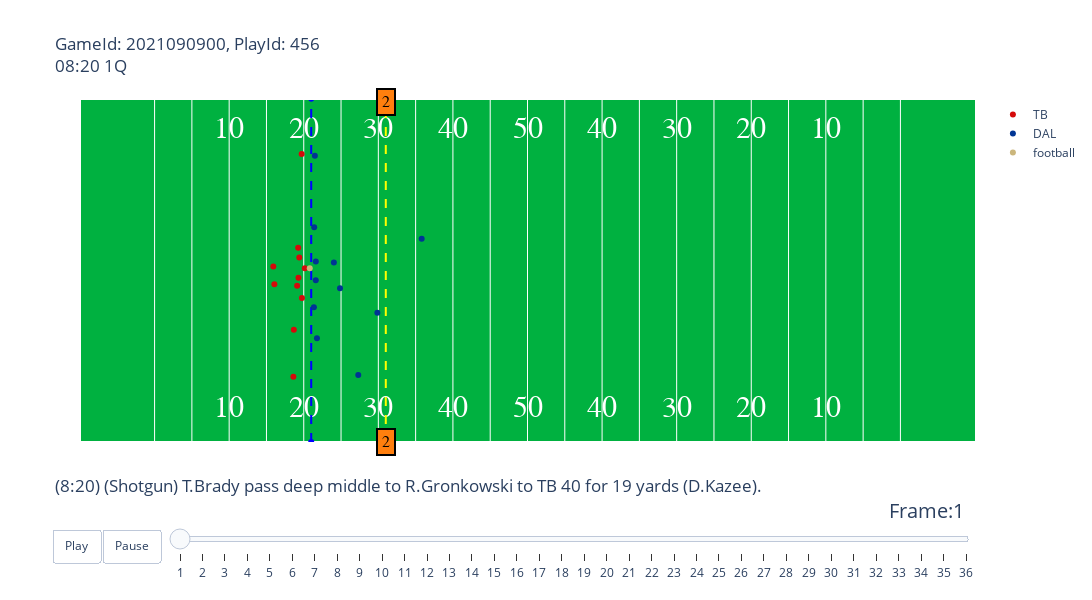

The cell this chart's notebook holds for it:
### Markdown cell above
<font size="5">Check Out Individual Plays</font>

### Code cell
#Choose A Game and Play
gameId = 2021090900
playId = 456

#Run Animate Plays Function
animate_play(week1, plays, players, pffScout, gameId, playId)

### Figure 1 — Plotly figure (JSON) as saved in the notebook; plotly's stock layout.template omitted (floating-point values rounded to 4 significant figures)
{"data": [{"hoverinfo": "none", "mode": "text", "showlegend": false, "text": ["10", "20", "30", "40", "50", "40", "30", "20", "10"], "textfont": {"color": "#ffffff", "family": "Courier New, monospace", "size": 30}, "type": "scatter", "x": [20, 30, 40, 50, 60, 70, 80, 90, 100], "y": [5, 5, 5, 5, 5, 5, 5, 5, 5]}, {"hoverinfo": "none", "mode": "text", "showlegend": false, "text": ["10", "20", "30", "40", "50", "40", "30", "20", "10"], "textfont": {"color": "#ffffff", "family": "Courier New, monospace", "size": 30}, "type": "scatter", "x": [20, 30, 40, 50, 60, 70, 80, 90, 100], "y": [48.5, 48.5, 48.5, 48.5, 48.5, 48.5, 48.5, 48.5, 48.5]}, {"hoverinfo": "none", "line": {"color": "blue", "dash": "dash"}, "showlegend": false, "type": "scatter", "x": [31, 31], "y": [0, 53.5]}, {"hoverinfo": "none", "line": {"color": "yellow", "dash": "dash"}, "showlegend": false, "type": "scatter", "x": [41, 41], "y": [0, 53.5]}, {"hoverinfo": "text", "hovertext": ["nflId:25511.0<br>displayName:Tom Brady<br>Position:QB<br>Role:Pass", "nflId:35481.0<br>displayName:Rob Gronkowski<br>Position:TE-R<br>Role:Pass Route", "nflId:35634.0<br>displayName:Antonio Brown<br>Position:RWR<br>Role:Pass Route", "nflId:40151.0<br>displayName:Ryan Jensen<br>Position:C<br>Role:Pass Block", "nflId:41233.0<br>displayName:Mike Evans<br>Position:LWR<br>Role:Pass Route", "nflId:42377.0<br>displayName:Donovan Smith<br>Position:LT<br>Role:Pass Block", "nflId:42404.0<br>displayName:Ali Marpet<br>Position:LG<br>Role:Pass Block", "nflId:44816.0<br>displayName:Leonard Fournette<br>Position:HB-R<br>Role:Pass Route", "nflId:44896.0<br>displayName:Chris Godwin<br>Position:SRWR<br>Role:Pass Route", "nflId:46163.0<br>displayName:Alex Cappa<br>Position:RG<br>Role:Pass Block", "nflId:52421.0<br>displayName:Tristan Wirfs<br>Position:RT<br>Role:Pass Block"], "marker": {"color": "#D50A0A"}, "mode": "markers", "name": "TB", "type": "scatter", "x": [25.92, 29.76, 28.61, 30.14, 29.72, 29.25, 29.4, 26.06, 28.67, 29.29, 29.11], "y": [27.34, 22.45, 10.16, 27.08, 44.89, 30.28, 28.77, 24.58, 17.51, 25.61, 24.35]}, {"hoverinfo": "text", "hovertext": ["nflId:41263.0<br>displayName:Demarcus Lawrence<br>Position:LEO<br>Role:Pass Rush", "nflId:42403.0<br>displayName:Randy Gregory<br>Position:REO<br>Role:Pass Rush", "nflId:43306.0<br>displayName:Keanu Neal<br>Position:LLB<br>Role:Coverage", "nflId:43478.0<br>displayName:Anthony Brown<br>Position:LCB<br>Role:Coverage", "nflId:44904.0<br>displayName:Jourdan Lewis<br>Position:SCBL<br>Role:Coverage", "nflId:44955.0<br>displayName:Carlos Watkins<br>Position:DLT<br>Role:Pass Rush", "nflId:44962.0<br>displayName:Damontae Kazee<br>Position:SSL<br>Role:Coverage", "nflId:47996.0<br>displayName:Donovan Wilson<br>Position:FSR<br>Role:Coverage", "nflId:52459.0<br>displayName:Trevon Diggs<br>Position:RCB<br>Role:Coverage", "nflId:53441.0<br>displayName:Micah Parsons<br>Position:RILB<br>Role:Coverage", "nflId:53504.0<br>displayName:Osa Odighizuwa<br>Position:DRT<br>Role:Pass Rush"], "marker": {"color": "#003594"}, "mode": "markers", "name": "DAL", "type": "scatter", "x": [31.36, 31.4, 34.86, 37.31, 31.77, 31.61, 39.87, 45.81, 31.49, 34.04, 31.62], "y": [21.01, 33.46, 23.98, 10.45, 16.17, 25.21, 20.14, 31.67, 44.63, 27.97, 28.13]}, {"hoverinfo": "none", "marker": {"color": "#CBB67C"}, "mode": "markers", "name": "football", "type": "scatter", "x": [30.8], "y": [27.07]}], "layout": {"annotations": [{"align": "center", "bgcolor": "#ff7f0e", "bordercolor": "black", "borderpad": 4, "borderwidth": 2, "font": {"color": "black", "family": "Courier New, monospace", "size": 16}, "opacity": 1, "showarrow": false, "text": "2", "x": 41, "y": 0}, {"align": "center", "bgcolor": "#ff7f0e", "bordercolor": "black", "borderpad": 4, "borderwidth": 2, "font": {"color": "black", "family": "Courier New, monospace", "size": 16}, "opacity": 1, "showarrow": false, "text": "2", "x": 41, "y": 53}], "autosize": false, "height": 600, "plot_bgcolor": "#00B140", "sliders": [{"active": 0, "currentvalue": {"font": {"size": 20}, "prefix": "Frame:", "visible": true, "xanchor": "right"}, "len": 0.9, "pad": {"b": 10, "t": 50}, "steps": [{"args": [[1], {"frame": {"duration": 100, "redraw": false}, "mode": "immediate", "transition": {"duration": 0}}], "label": "1", "method": "animate"}, {"args": [[2], {"frame": {"duration": 100, "redraw": false}, "mode": "immediate", "transition": {"duration": 0}}], "label": "2", "method": "animate"}, {"args": [[3], {"frame": {"duration": 100, "redraw": false}, "mode": "immediate", "transition": {"duration": 0}}], "label": "3", "method": "animate"}, {"args": [[4], {"frame": {"duration": 100, "redraw": false}, "mode": "immediate", "transition": {"duration": 0}}], "label": "4", "method": "animate"}, {"args": [[5], {"frame": {"duration": 100, "redraw": false}, "mode": "immediate", "transition": {"duration": 0}}], "label": "5", "method": "animate"}, {"args": [[6], {"frame": {"duration": 100, "redraw": false}, "mode": "immediate", "transition": {"duration": 0}}], "label": "6", "method": "animate"}, {"args": [[7], {"frame": {"duration": 100, "redraw": false}, "mode": "immediate", "transition": {"duration": 0}}], "label": "7", "method": "animate"}, {"args": [[8], {"frame": {"duration": 100, "redraw": false}, "mode": "immediate", "transition": {"duration": 0}}], "label": "8", "method": "animate"}, {"args": [[9], {"frame": {"duration": 100, "redraw": false}, "mode": "immediate", "transition": {"duration": 0}}], "label": "9", "method": "animate"}, {"args": [[10], {"frame": {"duration": 100, "redraw": false}, "mode": "immediate", "transition": {"duration": 0}}], "label": "10", "method": "animate"}, {"args": [[11], {"frame": {"duration": 100, "redraw": false}, "mode": "immediate", "transition": {"duration": 0}}], "label": "11", "method": "animate"}, {"args": [[12], {"frame": {"duration": 100, "redraw": false}, "mode": "immediate", "transition": {"duration": 0}}], "label": "12", "method": "animate"}, {"args": [[13], {"frame": {"duration": 100, "redraw": false}, "mode": "immediate", "transition": {"duration": 0}}], "label": "13", "method": "animate"}, {"args": [[14], {"frame": {"duration": 100, "redraw": false}, "mode": "immediate", "transition": {"duration": 0}}], "label": "14", "method": "animate"}, {"args": [[15], {"frame": {"duration": 100, "redraw": false}, "mode": "immediate", "transition": {"duration": 0}}], "label": "15", "method": "animate"}, {"args": [[16], {"frame": {"duration": 100, "redraw": false}, "mode": "immediate", "transition": {"duration": 0}}], "label": "16", "method": "animate"}, {"args": [[17], {"frame": {"duration": 100, "redraw": false}, "mode": "immediate", "transition": {"duration": 0}}], "label": "17", "method": "animate"}, {"args": [[18], {"frame": {"duration": 100, "redraw": false}, "mode": "immediate", "transition": {"duration": 0}}], "label": "18", "method": "animate"}, {"args": [[19], {"frame": {"duration": 100, "redraw": false}, "mode": "immediate", "transition": {"duration": 0}}], "label": "19", "method": "animate"}, {"args": [[20], {"frame": {"duration": 100, "redraw": false}, "mode": "immediate", "transition": {"duration": 0}}], "label": "20", "method": "animate"}, {"args": [[21], {"frame": {"duration": 100, "redraw": false}, "mode": "immediate", "transition": {"duration": 0}}], "label": "21", "method": "animate"}, {"args": [[22], {"frame": {"duration": 100, "redraw": false}, "mode": "immediate", "transition": {"duration": 0}}], "label": "22", "method": "animate"}, {"args": [[23], {"frame": {"duration": 100, "redraw": false}, "mode": "immediate", "transition": {"duration": 0}}], "label": "23", "method": "animate"}, {"args": [[24], {"frame": {"duration": 100, "redraw": false}, "mode": "immediate", "transition": {"duration": 0}}], "label": "24", "method": "animate"}, {"args": [[25], {"frame": {"duration": 100, "redraw": false}, "mode": "immediate", "transition": {"duration": 0}}], "label": "25", "method": "animate"}, {"args": [[26], {"frame": {"duration": 100, "redraw": false}, "mode": "immediate", "transition": {"duration": 0}}], "label": "26", "method": "animate"}, {"args": [[27], {"frame": {"duration": 100, "redraw": false}, "mode": "immediate", "transition": {"duration": 0}}], "label": "27", "method": "animate"}, {"args": [[28], {"frame": {"duration": 100, "redraw": false}, "mode": "immediate", "transition": {"duration": 0}}], "label": "28", "method": "animate"}, {"args": [[29], {"frame": {"duration": 100, "redraw": false}, "mode": "immediate", "transition": {"duration": 0}}], "label": "29", "method": "animate"}, {"args": [[30], {"frame": {"duration": 100, "redraw": false}, "mode": "immediate", "transition": {"duration": 0}}], "label": "30", "method": "animate"}, {"args": [[31], {"frame": {"duration": 100, "redraw": false}, "mode": "immediate", "transition": {"duration": 0}}], "label": "31", "method": "animate"}, {"args": [[32], {"frame": {"duration": 100, "redraw": false}, "mode": "immediate", "transition": {"duration": 0}}], "label": "32", "method": "animate"}, {"args": [[33], {"frame": {"duration": 100, "redraw": false}, "mode": "immediate", "transition": {"duration": 0}}], "label": "33", "method": "animate"}, {"args": [[34], {"frame": {"duration": 100, "redraw": false}, "mode": "immediate", "transition": {"duration": 0}}], "label": "34", "method": "animate"}, {"args": [[35], {"frame": {"duration": 100, "redraw": false}, "mode": "immediate", "transition": {"duration": 0}}], "label": "35", "method": "animate"}, {"args": [[36], {"frame": {"duration": 100, "redraw": false}, "mode": "immediate", "transition": {"duration": 0}}], "label": "36", "method": "animate"}], "transition": {"duration": 300, "easing": "cubic-in-out"}, "x": 0.1, "xanchor": "left", "y": 0, "yanchor": "top"}], "title": {"text": "GameId: 2021090900, PlayId: 456<br>08:20 1Q<br><br><br><br><br><br><br><br><br><br><br><br><br><br><br><br><br><br><br>(8:20) (Shotgun) T.Brady pass deep middle to R.Gronkowski to TB 40 for 19 yards (D.Kazee)."}, "updatemenus": [{"buttons": [{"args": [null, {"frame": {"duration": 100, "redraw": false}, "fromcurrent": true, "transition": {"duration": 0}}], "label": "Play", "method": "animate"}, {"args": [[null], {"frame": {"duration": 0, "redraw": false}, "mode": "immediate", "transition": {"duration": 0}}], "label": "Pause", "method": "animate"}], "direction": "left", "pad": {"r": 10, "t": 87}, "showactive": false, "type": "buttons", "x": 0.1, "xanchor": "right", "y": 0, "yanchor": "top"}], "width": 1200, "xaxis": {"autorange": false, "range": [0, 120], "showticklabels": false, "tickmode": "array", "tickvals": [10, 15, 20, 25, 30, 35, 40, 45, 50, 55, 60, 65, 70, 75, 80, 85, 90, 95, 100, 105, 110]}, "yaxis": {"autorange": false, "range": [0, 53.3], "showgrid": false, "showticklabels": false}}}
